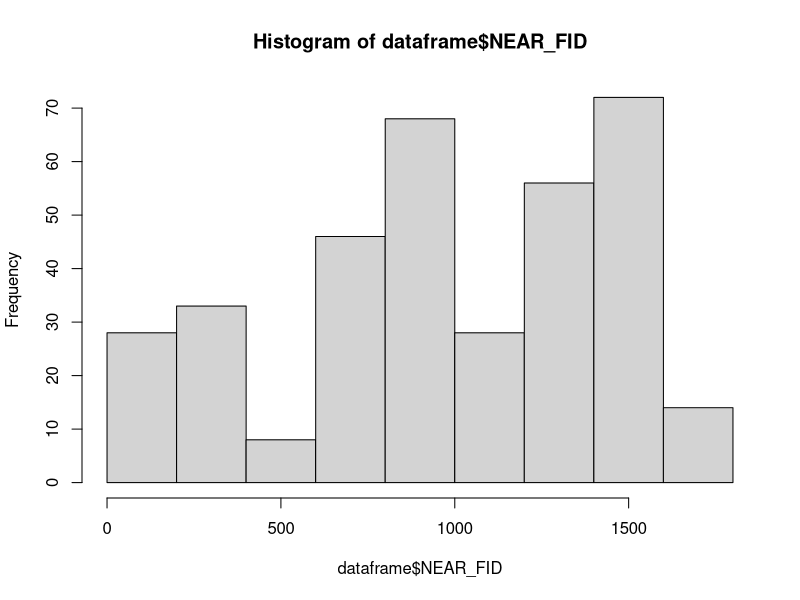

The R source for this figure: (Note: this script raises an error after producing the figure.)
#csv file has to be in folder that project is saved in
dataframe=read.csv("tanzania02.csv")
hist(dataframe$NEAR_FID)
dataframe$treated=0
dataframe[dataframe$NEAR_DIST<50000,]["treated"]=1
#create no null dataframe with values that we want to be complete for both years to allow comparison
dataframe_nonull=dataframe[complete.cases(dataframe[c("mergedata_air_pollution_o3_1_130", "mergedata_esa_landcover_v207_146", "mergedata_ltdr_avhrr_yearly__207")]),]
dataframe_nonull=dataframe_nonull[c("mergedata_air_pollution_o3_1_130", "mergedata_esa_landcover_v207_146", "mergedata_ltdr_avhrr_yearly__207", "treated")]
library("MatchIt")
matchingmodel=matchit(treated~mergedata_air_pollution_o3_1_130+mergedata_esa_landcover_v207_146+mergedata_ltdr_avhrr_yearly__207,
                      data=dataframe_nonull,
                      caliper=0.25)
matchingmodel$model
matcheddataframe=match.data(matchingmodel)
matchingmodel
#wanting to look at Value_diff (change in assets) with variables
finalmodelanalysis=lm(Value_dif~treated+mergedata_air_pollution_o3_1_130+mergedata_esa_landcover_v207_146+mergedata_ltdr_avhrr_yearly__207,
                     data=matcheddataframe)
